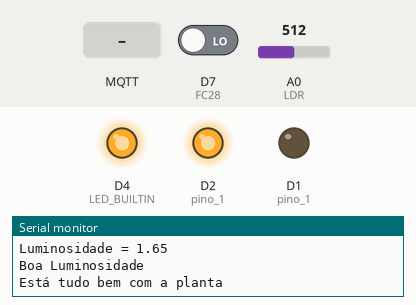
Bench run of a sketch on a simulated ESP8266 (NodeMCU). Parts: output pins drawn as LEDs (lit = HIGH, except the on-board LED, lit = LOW), the last lines printed to the serial monitor. The test bench sets the inputs (shaded band); at power-on: D7 (FC28) LOW, A0 (LDR) = 512. WiFi joins after 1.5 s; servers stay silent unless stated; random numbers use the default seed unless the sketch sets one; no MQTT or app messages arrive unless stated.

Above: at 2.7 s.
2.8 s: D7 (FC28) driven HIGH
At 4.7 s:
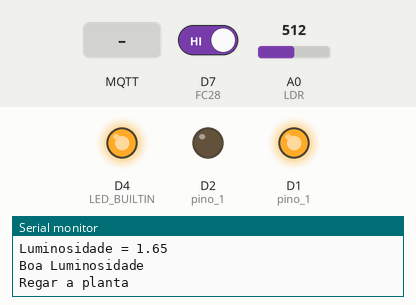
5.0 s: MQTT message "1" arrives on the first subscribed topic
At 6.8 s:
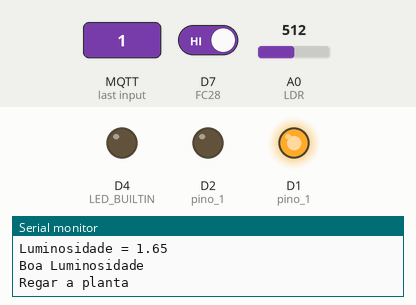
7.5 s: D7 (FC28) driven LOW
At 8.5 s:
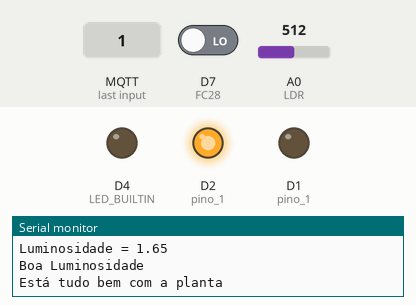
12.6 s: MQTT message "on" arrives on the first subscribed topic
At 13.5 s:
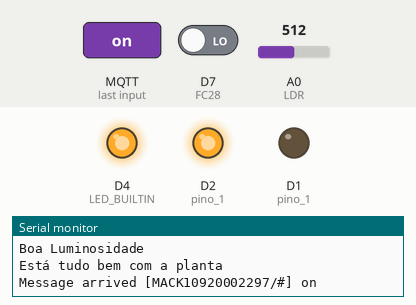
14.6 s: MQTT message "off" arrives on the first subscribed topic
At 16.2 s:
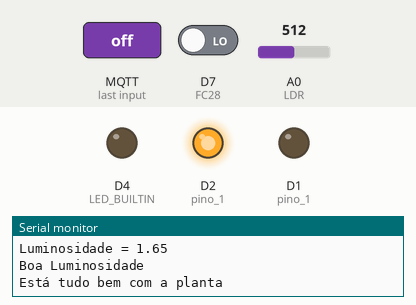
Timing chart, 0 to 17.1 s (numbered marks = the images above; inputs shaded):
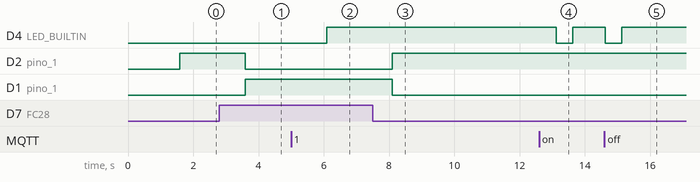

Measured:
- after the input at 2.8 s, D2 (pino_1): HIGH → LOW after 0.80 s; D1 (pino_1): LOW → HIGH after 0.80 s
- after the input at 5.0 s, D4 (LED_BUILTIN): LOW → HIGH after 1.1 s
- after the input at 7.5 s, D2 (pino_1): LOW → HIGH after 0.60 s; D1 (pino_1): HIGH → LOW after 0.60 s
- after the input at 12.6 s, D4 (LED_BUILTIN): HIGH → LOW after 0.53 s, → HIGH 0.50 s later
- after the input at 14.6 s, D4 (LED_BUILTIN): HIGH → LOW at once, → HIGH 0.50 s later

The sketch:

ESP_FULL.ino
```cpp
// Bibliotecas
#include <ESP8266WiFi.h> //inclui suporte ao NodeMCU
#include <PubSubClient.h> //inclui suporte ao MQTT no HiveMQ Cloud

// Definicoes e constantes
#define Limiar 2.9
const int LDR = A0;
const int FC28 = D7;
int LeituraSensorLDR;
int LeituraSensorFC28;
float VoltageLDR;

// Configuracoes da rede WiFi
const char* ssid = "********"; //SSID da rede WiFi
const char* password = "*************"; //senha da rede WiFi

const char* mqtt_server = "broker.mqtt-dashboard.com"; //URL do broker MQTT
const int mqtt_server_port = 1883; //porta do broker MQTT

// Variaveis globais e objetos
#define MSG_BUFFER_SIZE (500) //define MSG_BUFFER_SIZE como 500
WiFiClient client; //cria o objeto client
PubSubClient mqtt_client(client); //cria o objeto mqtt_client
long lastMsg = 0;

String clientID = "ESP8266Client-"; //identificacao do cliente

String topicoPrefixo = "MACK10920002297"; //para o prefixo do topico, utilizar MACK seguido do TIA
String topicoTodos = topicoPrefixo + "/#"; //para retornar todos os topicos
String topico_0 = topicoPrefixo + "/test"; //topico para teste
String mensagem_0 = "NodeMCU Connected"; //mensagem para o topico 0
String topico_1 = topicoPrefixo + "/LDR"; //topico para o sensor LDR
String mensagem_1 = ""; //mensagem para o topico 1
String topico_2 = topicoPrefixo + "/FC28"; //topico para o sensor FC28
String mensagem_2 = ""; //mensagem para o topico 2
String topico_3 = topicoPrefixo + "/RedLed"; //topico para o atuador 1 - Led Vermelho
String mensagem_3 = ""; //mensagem para o topico 3
String topico_4 = topicoPrefixo + "/GreenLed"; //topico para o atuador 2 - Led Verde
String mensagem_4 = ""; //mensagem para o topico 4
String mensagemTemp = ""; //armazena temporariamente as mensagens recebidas via MQTT

// Funcao para configurar a conexao WiFi
void setup_wifi() {
  //WiFi.mode(WIFI_STA); //ativa o modo de estacao
  WiFi.begin(ssid, password);
  Serial.print("Conectando a ");
  Serial.println(ssid);

  while (WiFi.status() != WL_CONNECTED) {
    delay(500);
    Serial.print(".");
  }

  Serial.println();
  Serial.print("Connected, IP address: ");
  Serial.println(WiFi.localIP());
}

// Funcao para receber mensagens
void callback(char* topic, byte* payload, unsigned int length) {
  mensagemTemp = "";
  Serial.print("Message arrived [");
  Serial.print(topic);
  Serial.print("] ");
  for (int i = 0; i < length; i++) {
    Serial.print((char)payload[i]);
    mensagemTemp += (char)payload[i];
  }

  if (String(topic) == topico_2) {
    mensagem_2 = mensagemTemp;
  }
  if (String(topic) == topico_4) {
    mensagem_4 = mensagemTemp;
  }

  Serial.println();

  // Switch on the LED if the first character is present
  if ((char)payload[0] != NULL) {
    digitalWrite(LED_BUILTIN, LOW); // Turn the LED on
    // Note that LOW is the voltage level but actually the LED is on;
    // this is because it is active low on the ESP-01
    delay(500);
    digitalWrite(LED_BUILTIN, HIGH); // Turn the LED off by making the voltage HIGH
  } else {
    digitalWrite(LED_BUILTIN, HIGH); // Turn the LED off by making the voltage HIGH
  }
}

// Funcao para conectar no broker MQTT
void reconnect() {
  // Loop until we’re reconnected
  while (!mqtt_client.connected()) {
    Serial.print("Attempting MQTT connection…");

  // Create a random client ID
    randomSeed(micros()); //inicializa a semente do gerador de numeros aleatorios
    clientID += String(random(0xffff), HEX);

  // Attempt to connect
    if (mqtt_client.connect(clientID.c_str())) {
      Serial.println("connected");
      // Once connected, publish an announcement...
      mqtt_client.publish(topico_0.c_str(), mensagem_0.c_str());
      // ... and resubscribe
      mqtt_client.subscribe(topicoTodos.c_str());
    } else {
      Serial.print("failed, rc=");
      Serial.print(mqtt_client.state());
      Serial.println(" try again in 5 seconds");
      // Wait 5 seconds before retrying
      delay(5000);
    }
  }
}

void setup() {
  const int LDR = A0;
  const int FC28 = D7;
  pinMode(LED_BUILTIN, OUTPUT);
  pinMode(D1, OUTPUT); //pino 1, onde esta ligado o Led Vermelho
  pinMode(D2, OUTPUT); //pino 1, onde esta ligado o Led Verde
  Serial.begin(9600); //inicializa a saida serial
  setup_wifi();

  mqtt_client.setServer(mqtt_server, mqtt_server_port); //configura a conexao com o broker MQTT
  mqtt_client.setCallback(callback); //configura o recebimento de mensagens
}

void loop() {
  if (!mqtt_client.connected()) {
    reconnect();
  }
  mqtt_client.loop(); //processa as mensagens e mantem a conexao com o broker MQTT

  //Leitura do Sensor LDR
  LeituraSensorLDR = analogRead(LDR);
  VoltageLDR = LeituraSensorLDR * (3.3/1024);
  Serial.print("Luminosidade = ");
  Serial.print(VoltageLDR);
  Serial.println();

  if (VoltageLDR > Limiar)
    {
      Serial.print("Baixa Luminosidade");
      mensagem_1 = "Baixa Luminosidade";
      Serial.println();
      }
  else
    {
      Serial.print("Boa Luminosidade");
      mensagem_1 = "Boa Luminosidade";
      Serial.println();
      }

  //Leitura Sensor FC28
  LeituraSensorFC28 = digitalRead(FC28);

  if (LeituraSensorFC28 == 1)
    {
      Serial.print("Regar a planta");
      mensagem_2 = "Regar a planta";
      Serial.println();
      digitalWrite(D1, HIGH); //led vermelho
      digitalWrite(D2, LOW); //led verde
      }
  else
    {
      Serial.print("Está tudo bem com a planta");
      mensagem_2 = "Está tudo bem com a planta";
      Serial.println();
      digitalWrite(D1, LOW); //led vermelho
      digitalWrite(D2, HIGH); //led verde
      }

  delay(1000);

  //Publica mensagens
  long now = millis();
  if (now - lastMsg > 2000) {
    lastMsg = now;
    mqtt_client.publish(topico_1.c_str(), mensagem_1.c_str());
    mqtt_client.publish(topico_2.c_str(), mensagem_2.c_str());
  }
}
```
